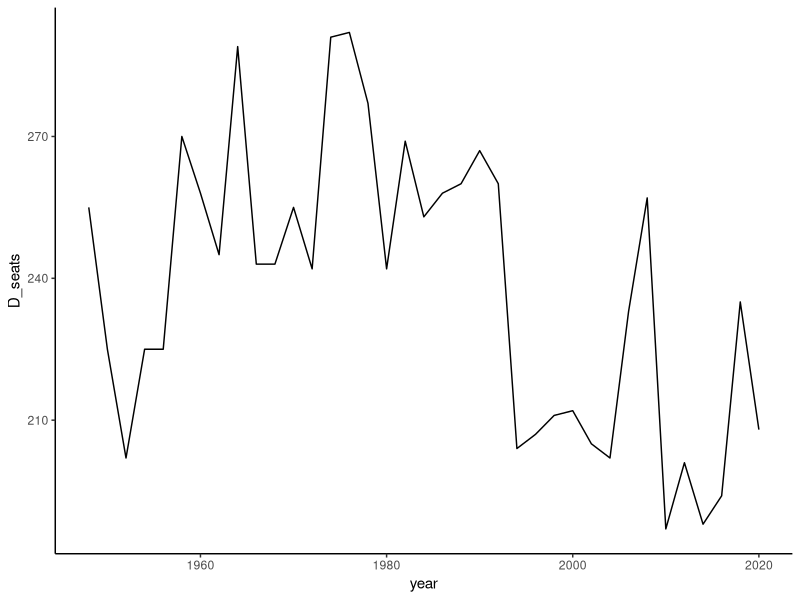

Write R code to recreate this figure.
## ---- chunk 1
library(tidyverse)
knitr::opts_chunk$set(echo = FALSE)

data <- read_csv("house nationwide vote and seat share by party 1948-2020.csv")
## ---- chunk 2
data %>% 
  ggplot(aes(x = year, y = D_seats)) +
  geom_line() +
  theme_classic()
